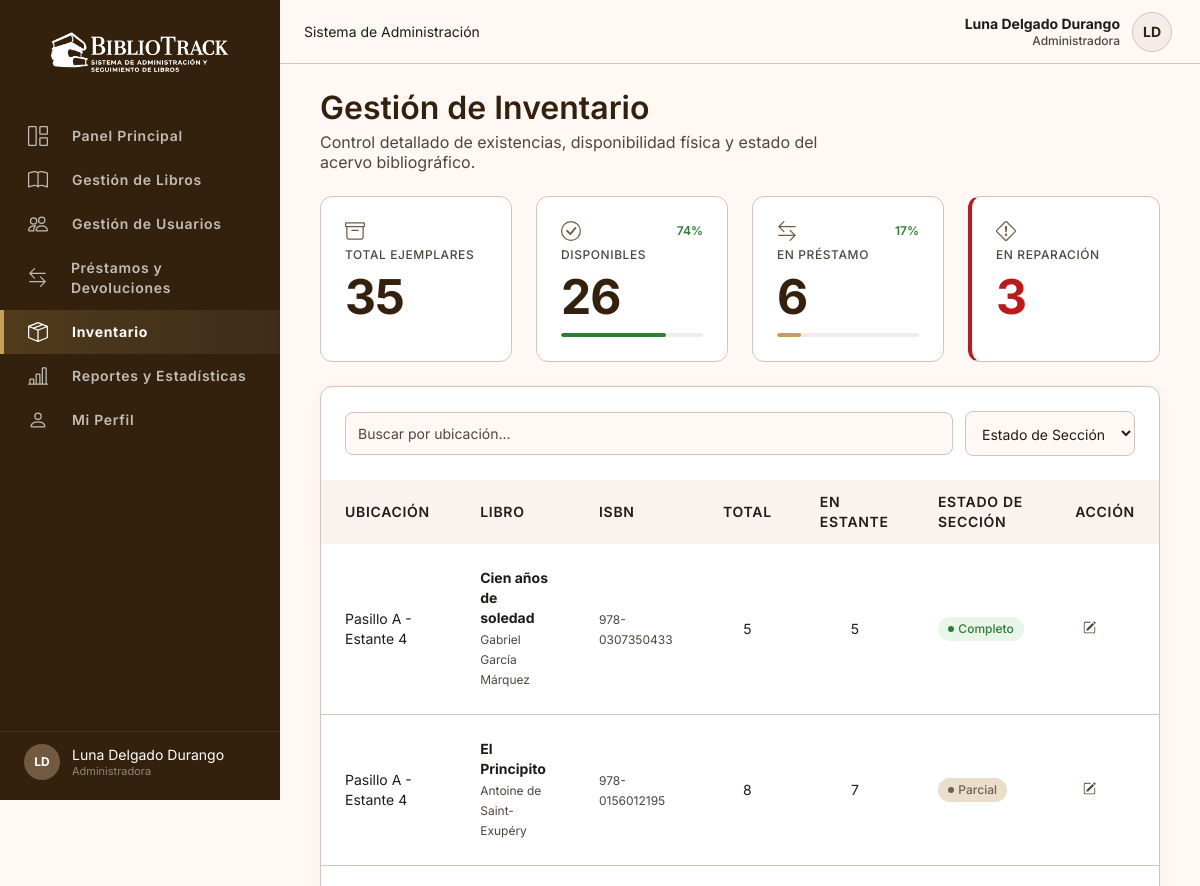
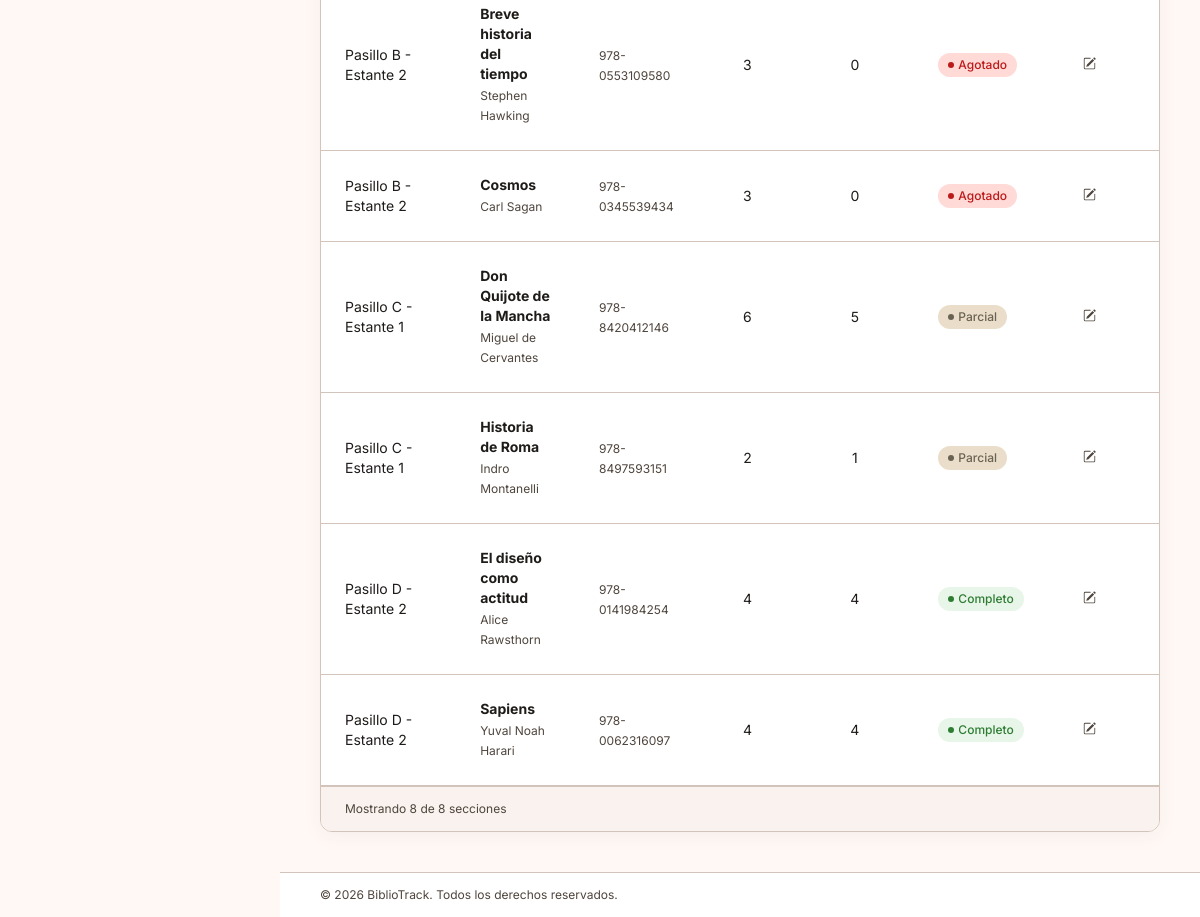
Screenshot of /index.php?controller=inventario&action=index (signed in) with the database file from the repository (2 pictures, top to bottom).
### tables this page shows
CREATE TABLE libros (
    libro_id         INT AUTO_INCREMENT PRIMARY KEY,
    codigo           VARCHAR(20)  NOT NULL UNIQUE,
    titulo           VARCHAR(200) NOT NULL,
    isbn             VARCHAR(20)  NOT NULL UNIQUE,
    autor_id         INT NOT NULL,
    editorial_id     INT NULL,
    genero_id        INT NULL,
    anio_publicacion SMALLINT,
    portada_url      VARCHAR(255),
    fecha_registro   DATETIME NOT NULL DEFAULT CURRENT_TIMESTAMP,
    CONSTRAINT fk_libro_autor     FOREIGN KEY (autor_id)     REFERENCES autores(autor_id),
    CONSTRAINT fk_libro_editorial FOREIGN KEY (editorial_id) REFERENCES editoriales(editorial_id),
    CONSTRAINT fk_libro_genero    FOREIGN KEY (genero_id)    REFERENCES generos(genero_id)
);

CREATE TABLE ubicaciones (
    ubicacion_id INT AUTO_INCREMENT PRIMARY KEY,
    pasillo VARCHAR(10) NOT NULL,
    estante VARCHAR(10) NOT NULL,
    UNIQUE (pasillo, estante)
);

CREATE TABLE autores (
    autor_id INT AUTO_INCREMENT PRIMARY KEY,
    nombre VARCHAR(150) NOT NULL UNIQUE
);

### controllers/InventarioController.php (called while the page is built, shortened)
<?php
require_once __DIR__ . '/../models/InventarioModel.php';
class InventarioController
{
    private InventarioModel $model;
    public function __construct()
    {
        $this->model = new InventarioModel();
    }
    public function index(): void
    {
        $secciones = $this->model->getResumen();
        $totalEjemplares = $this->model->contarTotalEjemplares();
        $disponibles     = $this->model->contarPorEstado('disponible');
        $prestados       = $this->model->contarPorEstado('prestado');
        $enReparacion    = $this->model->contarPorEstado('en_reparacion');
        $stats = [
            'totalEjemplares' => $totalEjemplares,
            'disponibles'     => $disponibles,
            'prestados'       => $prestados,
            'enReparacion'    => $enReparacion,
            'porcentajeDisponibles' => $totalEjemplares > 0 ? round(($disponibles / $totalEjemplares) * 100) : 0,
            'porcentajePrestados'   => $totalEjemplares > 0 ? round(($prestados / $totalEjemplares) * 100) : 0,
        ];
        require __DIR__ . '/../views/inventario/inventario.php';
    }
}

### config/database.php (called while the page is built, shortened)
<?php
class Database
{
    private static string $host = 'db';
    private static string $dbname = 'bibliotrack';
    private static string $user = 'root';
    private static string $password = 'root';
    private static ?PDO $instance = null;
    public static function getConnection(): PDO
    {
        if (self::$instance === null) {
            $dsn = "mysql:host=" . self::$host .
                   ";dbname=" . self::$dbname .
                   ";charset=utf8mb4";
            try {
                self::$instance = new PDO(
                    $dsn,
                    self::$user,
                    self::$password,
                    [
                        PDO::ATTR_ERRMODE => PDO::ERRMODE_EXCEPTION,
                        PDO::ATTR_DEFAULT_FETCH_MODE => PDO::FETCH_ASSOC,
                        PDO::ATTR_EMULATE_PREPARES => false,
                    ]
                );
            } catch (PDOException $e) {
                http_response_code(500);
                die(
                    '<h2>Error con la conexión a la base de datos.</h2>
                    <p>' . $e->getMessage() . '</p>'
                );
            }
        }
        return self::$instance;
    }
}

### models/InventarioModel.php (called while the page is built, shortened)
<?php
require_once __DIR__ . '/../config/database.php';
class InventarioModel
{
    private PDO $db;
    public function __construct()
    {
        $this->db = Database::getConnection();
    }
    public function getResumen(): array
    {
        $sql = "
            SELECT
                l.libro_id, u.ubicacion_id, u.pasillo, u.estante,
                l.titulo, a.nombre AS autor, l.isbn,
                COUNT(e.ejemplar_id) AS totales,
                COUNT(CASE WHEN e.estado = 'disponible' THEN 1 END) AS en_estante
            FROM ejemplares e
            INNER JOIN libros l ON e.libro_id = l.libro_id
            INNER JOIN autores a ON l.autor_id = a.autor_id
            INNER JOIN ubicaciones u ON e.ubicacion_id = u.ubicacion_id
            GROUP BY l.libro_id, u.ubicacion_id, u.pasillo, u.estante, l.titulo, a.nombre, l.isbn
            ORDER BY u.pasillo, u.estante, l.titulo
        ";
        return $this->db->query($sql)->fetchAll();
    }
    public function contarTotalEjemplares(): int
    {
        return (int) $this->db->query('SELECT COUNT(*) FROM ejemplares')->fetchColumn();
    }
    public function contarPorEstado(string $estado): int
    {
        $stmt = $this->db->prepare('SELECT COUNT(*) FROM ejemplares WHERE estado = :estado');
        $stmt->execute([':estado' => $estado]);
        return (int) $stmt->fetchColumn();
    }
}

### views/inventario/inventario.php (the view, shortened to what this page needs)
<?php
function calcularEstadoSeccion(array $seccion): string
{
    if ($seccion['en_estante'] <= 0) return 'Agotado';
    if ($seccion['en_estante'] < $seccion['totales']) return 'Parcial';
    return 'Completo';
}
function claseEstadoSeccion(string $estado): string
{
    if ($estado === 'Completo') return 'badge-exito';
    if ($estado === 'Parcial') return 'badge-alerta';
    return 'badge-error';
}
require __DIR__ . '/../layout/header.php';
?>
<div class="pagina-encabezado">
  <div>
    <h1>Gestión de Inventario</h1>
    <p>Control detallado de existencias, disponibilidad física y estado del acervo bibliográfico.</p>
  </div>
</div>
<div class="fila-stats">
  <div class="stat-card">
    <div class="stat-header"><i class="bi bi-archive stat-icono"></i></div>
    <p class="stat-label">Total Ejemplares</p>
    <p class="stat-valor"><?= (int) $stats['totalEjemplares'] ?></p>
  </div>
  <div class="stat-card">
    <div class="stat-header"><i class="bi bi-check-circle stat-icono"></i><span class="stat-trend"><?= (int) $stats['porcentajeDisponibles'] ?>%</span></div>
    <p class="stat-label">Disponibles</p>
    <p class="stat-valor"><?= (int) $stats['disponibles'] ?></p>
    <div class="stat-barra"><div class="stat-barra-progreso" style="width:<?= (int) $stats['porcentajeDisponibles'] ?>%;background-color:var(--exito)"></div></div>
  </div>
  <div class="stat-card">
    <div class="stat-header"><i class="bi bi-arrow-left-right stat-icono"></i><span class="stat-trend"><?= (int) $stats['porcentajePrestados'] ?>%</span></div>
    <p class="stat-label">En Préstamo</p>
    <p class="stat-valor"><?= (int) $stats['prestados'] ?></p>
    <div class="stat-barra"><div class="stat-barra-progreso" style="width:<?= (int) $stats['porcentajePrestados'] ?>%;background-color:var(--alerta)"></div></div>
  </div>
  <div class="stat-card stat-error">
    <div class="stat-header"><i class="bi bi-exclamation-diamond stat-icono"></i></div>
    <p class="stat-label">En Reparación</p>
    <p class="stat-valor"><?= (int) $stats['enReparacion'] ?></p>
  </div>
</div>
<div class="tabla-contenedor">
  <div class="tabla-filtros">
    <input type="search" id="buscar-inventario" placeholder="Buscar por ubicación...">
    <select id="filtro-estado-inv">
      <option value="">Estado de Sección</option>
    </select>
  </div>
  <div class="tabla-scroll"><table class="tabla">
    <thead><tr><th>Ubicación</th><th>Libro</th><th>ISBN</th><th>Total</th><th>En Estante</th><th>Estado de Sección</th><th>Acción</th></tr></thead>
    <tbody id="tabla-inventario">
      <?php foreach ($secciones as $seccion): $estado = calcularEstadoSeccion($seccion); ?>
        <tr data-texto="<?= htmlspecialchars(mb_strtolower('pasillo ' . $seccion['pasillo'] . ' ' . $seccion['estante'] . ' ' . $seccion['titulo'])) ?>" data-estado="<?= $estado ?>">
          <td>Pasillo <?= htmlspecialchars($seccion['pasillo']) ?> - Estante <?= htmlspecialchars($seccion['estante']) ?></td>
          <td><strong><?= htmlspecialchars($seccion['titulo']) ?></strong><br><span class="isbn-texto"><?= htmlspecialchars($seccion['autor']) ?></span></td>
          <td><span class="isbn-texto"><?= htmlspecialchars($seccion['isbn']) ?></span></td>
          <td class="texto-centro"><?= (int) $seccion['totales'] ?></td>
          <td class="texto-centro"><?= (int) $seccion['en_estante'] ?></td>
          <td><span class="badge <?= claseEstadoSeccion($estado) ?>"><i class="bi bi-circle-fill punto-estado"></i> <?= $estado ?></span></td>
          <td>
            <button class="btn-icono" title="Editar" data-accion="editar"
              data-libro-id="<?= (int) $seccion['libro_id'] ?>"
              data-ubicacion-id="<?= (int) $seccion['ubicacion_id'] ?>"
              data-pasillo="<?= htmlspecialchars($seccion['pasillo'], ENT_QUOTES) ?>"
              data-estante="<?= htmlspecialchars($seccion['estante'], ENT_QUOTES) ?>"
              data-en-estante="<?= (int) $seccion['en_estante'] ?>"
            ><i class="bi bi-pencil-square"></i></button>
          </td>
        </tr>
      <?php endforeach; ?>
    </tbody>
  </table></div>
  <div class="paginacion-contenedor">
    <span id="info-paginacion-inv">Mostrando <?= count($secciones) ?> de <?= count($secciones) ?> secciones</span>
  </div>
</div>
<?php require __DIR__ . '/../layout/footer.php'; ?>

### css/inventario.css (style rules this page uses)
#buscar-inventario { min-width: 240px; }
#tabla-inventario .isbn-texto { display: inline-block; margin-top: 2px; }

### rows the page displays
libros: ubicaciones.pasillo "A", ubicaciones.estante "4", titulo "Cien años de soledad", autor.nombre "Gabriel García Márquez", isbn "978-0307350433", totales "5", en_estante "5", estado "Completo"
libros: ubicaciones.pasillo "A", ubicaciones.estante "4", titulo "El Principito", autor.nombre "Antoine de Saint-Exupéry", isbn "978-0156012195", totales "8", en_estante "7", estado "Parcial"
libros: ubicaciones.pasillo "B", ubicaciones.estante "2", titulo "Breve historia del tiempo", autor.nombre "Stephen Hawking", isbn "978-0553109580", totales "3", en_estante "0", estado "Agotado"
libros: ubicaciones.pasillo "B", ubicaciones.estante "2", titulo "Cosmos", autor.nombre "Carl Sagan", isbn "978-0345539434", totales "3", en_estante "0", estado "Agotado"
libros: ubicaciones.pasillo "C", ubicaciones.estante "1", titulo "Don Quijote de la Mancha", autor.nombre "Miguel de Cervantes", isbn "978-8420412146", totales "6", en_estante "5", estado "Parcial"
libros: ubicaciones.pasillo "C", ubicaciones.estante "1", titulo "Historia de Roma", autor.nombre "Indro Montanelli", isbn "978-8497593151", totales "2", en_estante "1", estado "Parcial"
libros: ubicaciones.pasillo "D", ubicaciones.estante "2", titulo "El diseño como actitud", autor.nombre "Alice Rawsthorn", isbn "978-0141984254", totales "4", en_estante "4", estado "Completo"
libros: ubicaciones.pasillo "D", ubicaciones.estante "2", titulo "Sapiens", autor.nombre "Yuval Noah Harari", isbn "978-0062316097", totales "4", en_estante "4", estado "Completo"

### other values shown
$link['label'] "Panel Principal"
$link['label'] "Gestión de Libros"
$link['label'] "Gestión de Usuarios"
$link['label'] "Préstamos y Devoluciones"
$link['label'] "Inventario"
$link['label'] "Reportes y Estadísticas"
$link['label'] "Mi Perfil"
$iniciales "LD"
$nombreCompleto "Luna Delgado Durango"
$rolLabel "Administradora"
$topbarTitulo "Sistema de Administración"
$stats['totalEjemplares'] "35"
$stats['porcentajeDisponibles'] "74"
$stats['disponibles'] "26"
$stats['porcentajePrestados'] "17"
